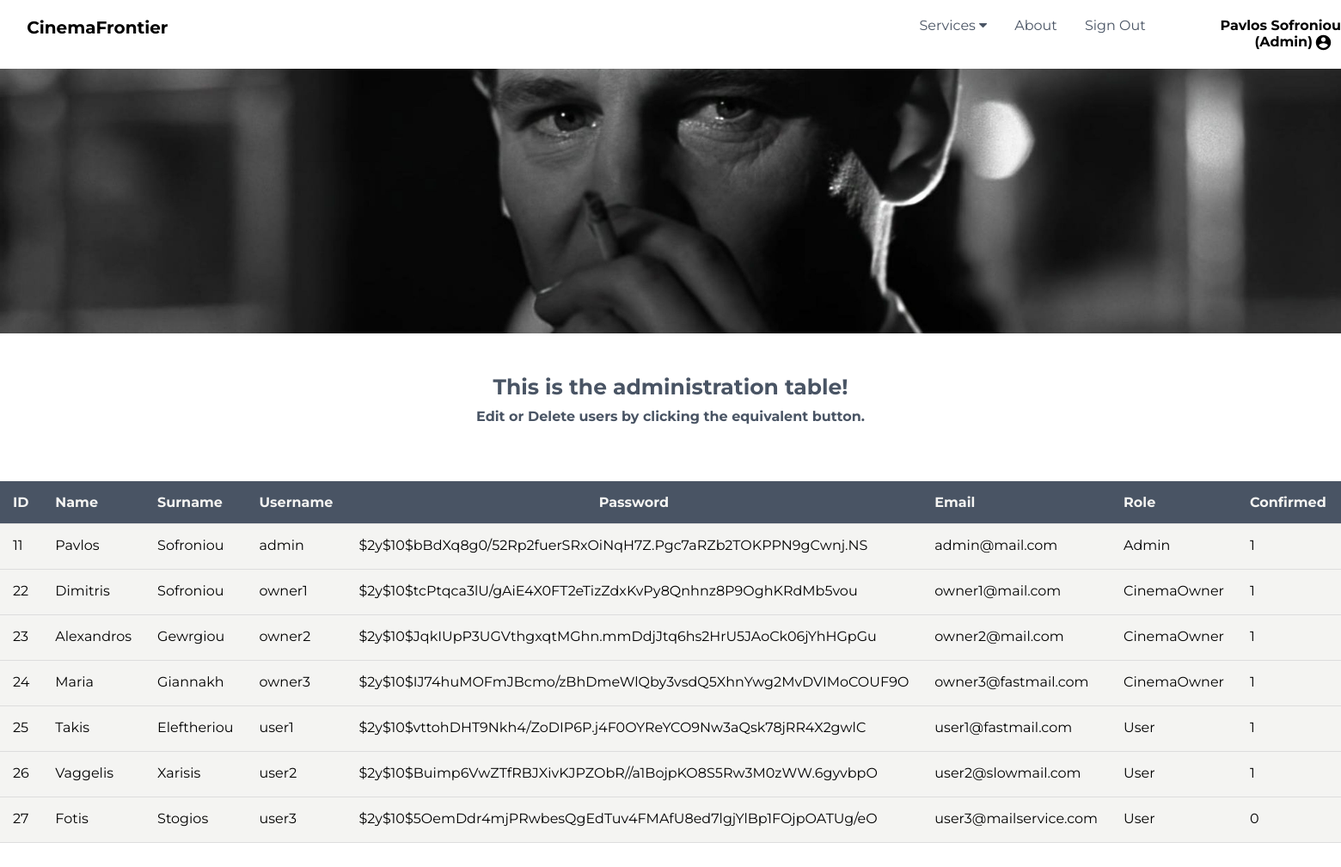
The page /cloud/administration.php (signed in) on the database its author committed.
### tables this page shows
CREATE TABLE `users` (
  `ID` int(11) NOT NULL,
  `NAME` varchar(128) NOT NULL,
  `SURNAME` varchar(128) NOT NULL,
  `USERNAME` varchar(128) NOT NULL,
  `PASSWORD` varchar(128) NOT NULL,
  `EMAIL` varchar(128) NOT NULL,
  `ROLE` enum('User','CinemaOwner','Admin') DEFAULT NULL,
  `CONFIRMED` tinyint(1) DEFAULT 0
);

### cloud/administration.php (the view, shortened to what this page needs)
<?php
  include_once 'header.php';
  include'includes/dbh_handler.php';
?>
<div class="banner">
  <img class="banner-image" src="images/shindler.jpg" alt="banner">
</div>
<div class="adminbody">
  <h1 class="admh1">This is the administration table!</h1>
  <h2 class="admh2">Edit or Delete users by clicking the equivalent button.</h2>
  <br>
  <table class="admtable">
    <thead>
      <tr>
        <th>ID</th>
        <th>Name</th>
        <th>Surname</th>
        <th>Username</th>
        <th class="pwdtd">Password</th>
        <th>Email</th>
        <th>Role</th>
        <th>Confirmed</th>
        <th>EDIT</th>
      </tr>
    </thead>
    <tbody>
      <?php
        $query = "SELECT * FROM users";
        $query_run = mysqli_query($conn, $query);
        if (mysqli_num_rows($query_run) > 0) {
          while($row = mysqli_fetch_assoc($query_run) ){
            ?>
            <tr>
              <td><?php echo $row["ID"]; ?></td>
              <td><?php echo $row["NAME"]; ?></td>
              <td><?php echo $row["SURNAME"]; ?></td>
              <td><?php echo $row["USERNAME"]; ?></td>
              <td><?php echo $row["PASSWORD"]; ?></td>
              <td><?php echo $row["EMAIL"]; ?></td>
              <td><?php echo $row["ROLE"]; ?></td>
              <td><?php echo $row["CONFIRMED"]; ?></td>
              <td>
              </td>
            </tr>
            <?php
          }
        }
        else {
          echo 'User table is empty';
        }
      ?>
    </tbody>
  </table>
</div>
<?php
  include_once 'footer.php';
?>

### cloud/css/styles.css (style rules this page uses)
* { margin: 0; padding: 0; border: 0; outline: 0; font-size: 100%; vertical-align: baseline; background: transparent; }
body { font-family: 'Montserrat'; background-color: white; }
.banner { width: 100%; display: block; }
.banner > .banner-image { width: 100%; display: block; }
.adminbody { width: 100%; margin-top: 3%; }
.admh1 { text-align: center; font-size: 25px; padding: 0 0 10px 0; font-weight: bold; color: #495464; }
.admh2 { text-align: center; color: #495464; padding: 0 0 3% 0; }
tr:nth-child(even) { background-color: #f4f4f2; }
.admtable { margin-left: auto; margin-right: auto; margin-bottom: 22%; background-color: #f4f4f2; border-collapse: collapse; }
th { background-color: #495464; color: #f4f4f2; border-bottom: 1px solid #ddd; padding: 15px; text-align: left; border-collapse: collapse; }
td { border-bottom: 1px solid #ddd; padding: 15px; text-align: left; border-collapse: collapse; }
.pwdtd { text-align: center; }

### rows shown on the page
users: ID "11", NAME "Pavlos", SURNAME "Sofroniou", USERNAME "admin", PASSWORD "$2y$10$bBdXq8g0/52Rp2fuerSRxOiNqH7Z.Pgc7aRZb2TOKPPN9gCwnj.NS", EMAIL "admin@mail.com", ROLE "Admin", CONFIRMED "1"
users: ID "22", NAME "Dimitris", SURNAME "Sofroniou", USERNAME "owner1", PASSWORD "$2y$10$tcPtqca3lU/gAiE4X0FT2eTizZdxKvPy8Qnhnz8P9OghKRdMb5vou", EMAIL "owner1@mail.com", ROLE "CinemaOwner", CONFIRMED "1"
users: ID "23", NAME "Alexandros", SURNAME "Gewrgiou", USERNAME "owner2", PASSWORD "$2y$10$JqkIUpP3UGVthgxqtMGhn.mmDdjJtq6hs2HrU5JAoCk06jYhHGpGu", EMAIL "owner2@mail.com", ROLE "CinemaOwner", CONFIRMED "1"
users: ID "24", NAME "Maria", SURNAME "Giannakh", USERNAME "owner3", PASSWORD "$2y$10$IJ74huMOFmJBcmo/zBhDmeWlQby3vsdQ5XhnYwg2MvDVIMoCOUF9O", EMAIL "owner3@fastmail.com", ROLE "CinemaOwner", CONFIRMED "1"
users: ID "25", NAME "Takis", SURNAME "Eleftheriou", USERNAME "user1", PASSWORD "$2y$10$vttohDHT9Nkh4/ZoDIP6P.j4F0OYReYCO9Nw3aQsk78jRR4X2gwlC", EMAIL "user1@fastmail.com", ROLE "User", CONFIRMED "1"
users: ID "26", NAME "Vaggelis", SURNAME "Xarisis", USERNAME "user2", PASSWORD "$2y$10$Buimp6VwZTfRBJXivKJPZObR//a1BojpKO8S5Rw3M0zWW.6gyvbpO", EMAIL "user2@slowmail.com", ROLE "User", CONFIRMED "1"
users: ID "27", NAME "Fotis", SURNAME "Stogios", USERNAME "user3", PASSWORD "$2y$10$5OemDdr4mjPRwbesQgEdTuv4FMAfU8ed7lgjYlBp1FOjpOATUg/eO", EMAIL "user3@mailservice.com", ROLE "User", CONFIRMED "0"

### other values the page prints
$_SESSION["name"] "Pavlos"
$_SESSION["surname"] "Sofroniou"
$_SESSION["role"] "Admin"
